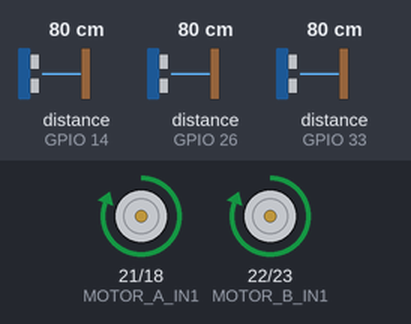
A sketch run on a simulated ESP32. Parts: motor-driver pin pairs drawn as motors (green arrow = first pin HIGH = forward, orange = second pin HIGH = backward, longer = more drive). Wiring (inferred from the names in the program): 3 × ultrasonic range finder: trigger GPIO 13, echo GPIO 14 / trigger GPIO 25, echo GPIO 26 / trigger GPIO 32, echo GPIO 33. Inputs (shaded band) come from the test bench; at power-on: distance to the obstacle (sensors on GPIO 14, GPIO 33, GPIO 26) 80 cm. The echo pulse lasts 58.3 µs per cm; what the sketch prints to the serial monitor is not drawn.

Above: at 1.2 s.
1.3 s: distance to the obstacle (sensor on GPIO 14) set to 28 cm
2.8 s: distance to the obstacle (sensor on GPIO 14) set to 21 cm
At 3.7 s:
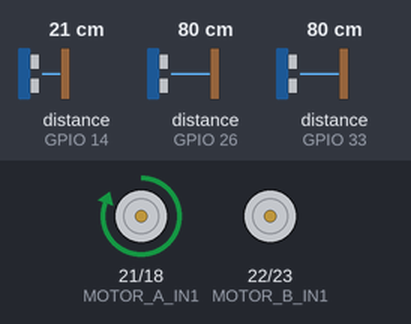
4.5 s: distance to the obstacle (sensor on GPIO 14) set to 35 cm
At 6.0 s:
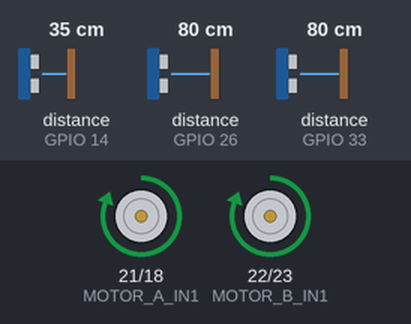
6.3 s: distance to the obstacle (sensor on GPIO 33) set to 28 cm
7.8 s: distance to the obstacle (sensor on GPIO 33) set to 22 cm
At 8.9 s:
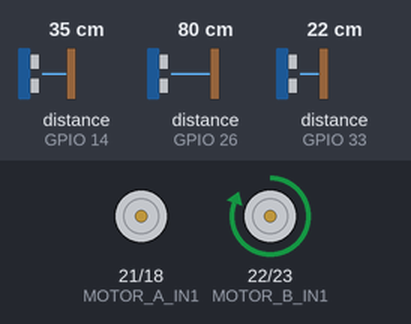
9.3 s: distance to the obstacle (sensor on GPIO 33) set to 35 cm
At 10.9 s:
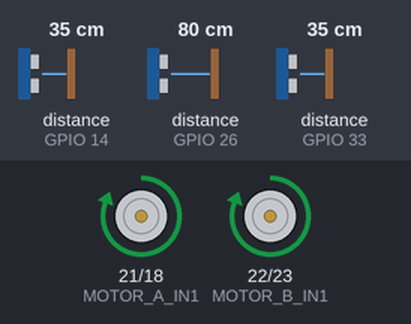
Timing chart, 0 to 12.1 s (numbered marks = the images above; inputs shaded):
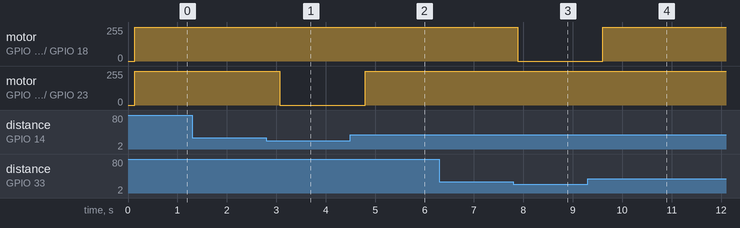

The sketch:

Carrinho_Desvia_Obstaculo.ino
```cpp
// CÓDIGO CARRINHO DESVIA OBSTACULO
#define MOTOR_A_IN1 21
#define MOTOR_A_IN2 18
#define MOTOR_B_IN1 22
#define MOTOR_B_IN2 23
#define TRIG_ESQ 13
#define ECHO_ESQ 14
#define TRIG_CENTRO 25
#define ECHO_CENTRO 26
#define TRIG_DIR 32
#define ECHO_DIR 33

// Distâncias dos sensores
float distanciaEsq;
float distanciaCentro;
float distanciaDir;

// Distância mínima para detectar objetos
const int DISTANCIA_MINIMA = 25;

void setup() {
  Serial.begin(115200);

  // Configuração dos motores
  pinMode(MOTOR_A_IN1, OUTPUT);
  pinMode(MOTOR_A_IN2, OUTPUT);

  pinMode(MOTOR_B_IN1, OUTPUT);
  pinMode(MOTOR_B_IN2, OUTPUT);

  // Configuração dos sensores
  pinMode(TRIG_ESQ, OUTPUT);
  pinMode(ECHO_ESQ, INPUT);

  pinMode(TRIG_CENTRO, OUTPUT);
  pinMode(ECHO_CENTRO, INPUT);

  pinMode(TRIG_DIR, OUTPUT);
  pinMode(ECHO_DIR, INPUT);

  pararMotores();

  Serial.println("Conectado");
}

void loop() {
  distanciaEsq = medirDistancia(TRIG_ESQ, ECHO_ESQ);
  delay(40);

  distanciaCentro = medirDistancia(TRIG_CENTRO, ECHO_CENTRO);
  delay(40);

  distanciaDir = medirDistancia(TRIG_DIR, ECHO_DIR);
  delay(40);

  if (distanciaCentro < DISTANCIA_MINIMA &&
      distanciaEsq < DISTANCIA_MINIMA &&
      distanciaDir < DISTANCIA_MINIMA) {


    re();
    delay(400);

    pararMotores();
    delay(100);

    virarDireita();
    delay(500);
  }

  else if (distanciaCentro < DISTANCIA_MINIMA) {

    if (distanciaEsq > distanciaDir) {
      virarEsquerda();
      delay(350);
    } else {
      virarDireita();
      delay(350);
    }
  }

  else if (distanciaEsq < DISTANCIA_MINIMA) {

    // Obstáculo à esquerda
    virarDireita();
    delay(250);
  }

  else if (distanciaDir < DISTANCIA_MINIMA) {

    // Obstáculo à direita
    virarEsquerda();
    delay(250);
  }

  else {

    // Caminho livre
    frente();
  }

  delay(50);
}

// =====================================
// FUNÇÃO PARA MEDIR DISTÂNCIA
// =====================================

float medirDistancia(int trig, int echo) {
  digitalWrite(trig, LOW);
  delayMicroseconds(2);

  digitalWrite(trig, HIGH);
  delayMicroseconds(10);
  digitalWrite(trig, LOW);

  long duracao = pulseIn(echo, HIGH, 25000);

  if (duracao == 0) {
    return 999;
  }

  return duracao * 0.0343 / 2.0;
}

// =====================================
// CONTROLE DOS MOTORES
// =====================================

void frente() {
  digitalWrite(MOTOR_A_IN1, HIGH);
  digitalWrite(MOTOR_A_IN2, LOW);

  digitalWrite(MOTOR_B_IN1, HIGH);
  digitalWrite(MOTOR_B_IN2, LOW);
}

void re() {
  digitalWrite(MOTOR_A_IN1, LOW);
  digitalWrite(MOTOR_A_IN2, HIGH);

  digitalWrite(MOTOR_B_IN1, LOW);
  digitalWrite(MOTOR_B_IN2, HIGH);
}

void virarDireita() {
  digitalWrite(MOTOR_A_IN1, HIGH);
  digitalWrite(MOTOR_A_IN2, LOW);

  digitalWrite(MOTOR_B_IN1, LOW);
  digitalWrite(MOTOR_B_IN2, LOW);
}

void virarEsquerda() {
  digitalWrite(MOTOR_A_IN1, LOW);
  digitalWrite(MOTOR_A_IN2, LOW);

  digitalWrite(MOTOR_B_IN1, HIGH);
  digitalWrite(MOTOR_B_IN2, LOW);
}

void pararMotores() {
  digitalWrite(MOTOR_A_IN1, LOW);
  digitalWrite(MOTOR_A_IN2, LOW);

  digitalWrite(MOTOR_B_IN1, LOW);
  digitalWrite(MOTOR_B_IN2, LOW);
}
```

Measured:
- the behaviour switches between 25 and 24 cm on distance to the obstacle (sensor on GPIO 14) (found by bisection; images 0 and 1)
- the behaviour switches between 25 and 24 cm on distance to the obstacle (sensor on GPIO 33) (found by bisection; images 2 and 3)
- after the input at 1.3 s, every drawn part: stays the same
- after the input at 2.8 s, motor on GPIO 22 (MOTOR_B_IN1) / GPIO 23 (MOTOR_B_IN2): forward 255/255 → stopped after 0.27 s
- after the input at 4.5 s, motor on GPIO 22 (MOTOR_B_IN1) / GPIO 23 (MOTOR_B_IN2): stopped → forward 255/255 after 0.30 s
- after the input at 6.3 s, every drawn part: stays the same
- after the input at 7.8 s, motor on GPIO 21 (MOTOR_A_IN1) / GPIO 18 (MOTOR_A_IN2): forward 255/255 → stopped after 0.08 s
- after the input at 9.3 s, motor on GPIO 21 (MOTOR_A_IN1) / GPIO 18 (MOTOR_A_IN2): stopped → forward 255/255 after 0.30 s
